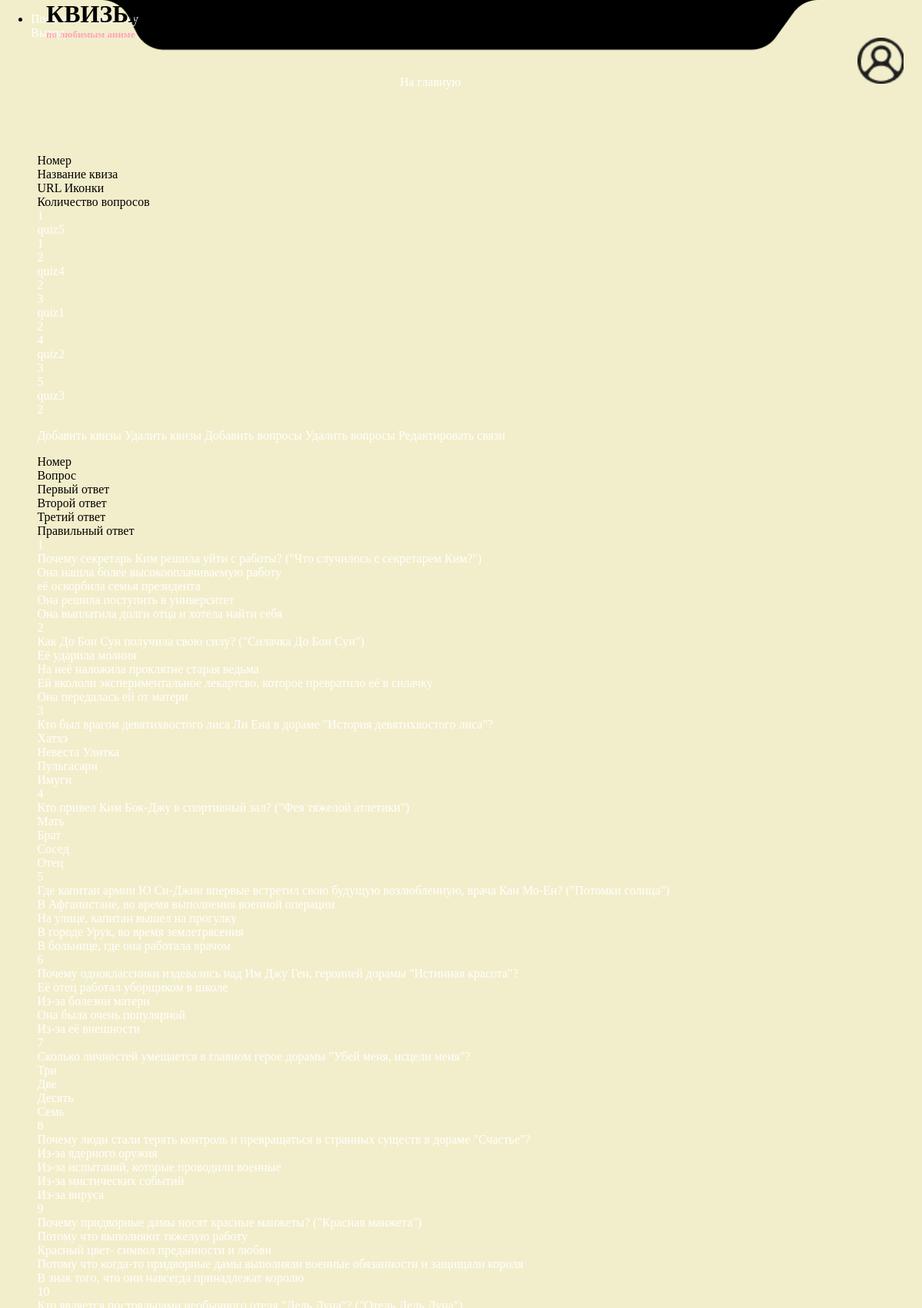
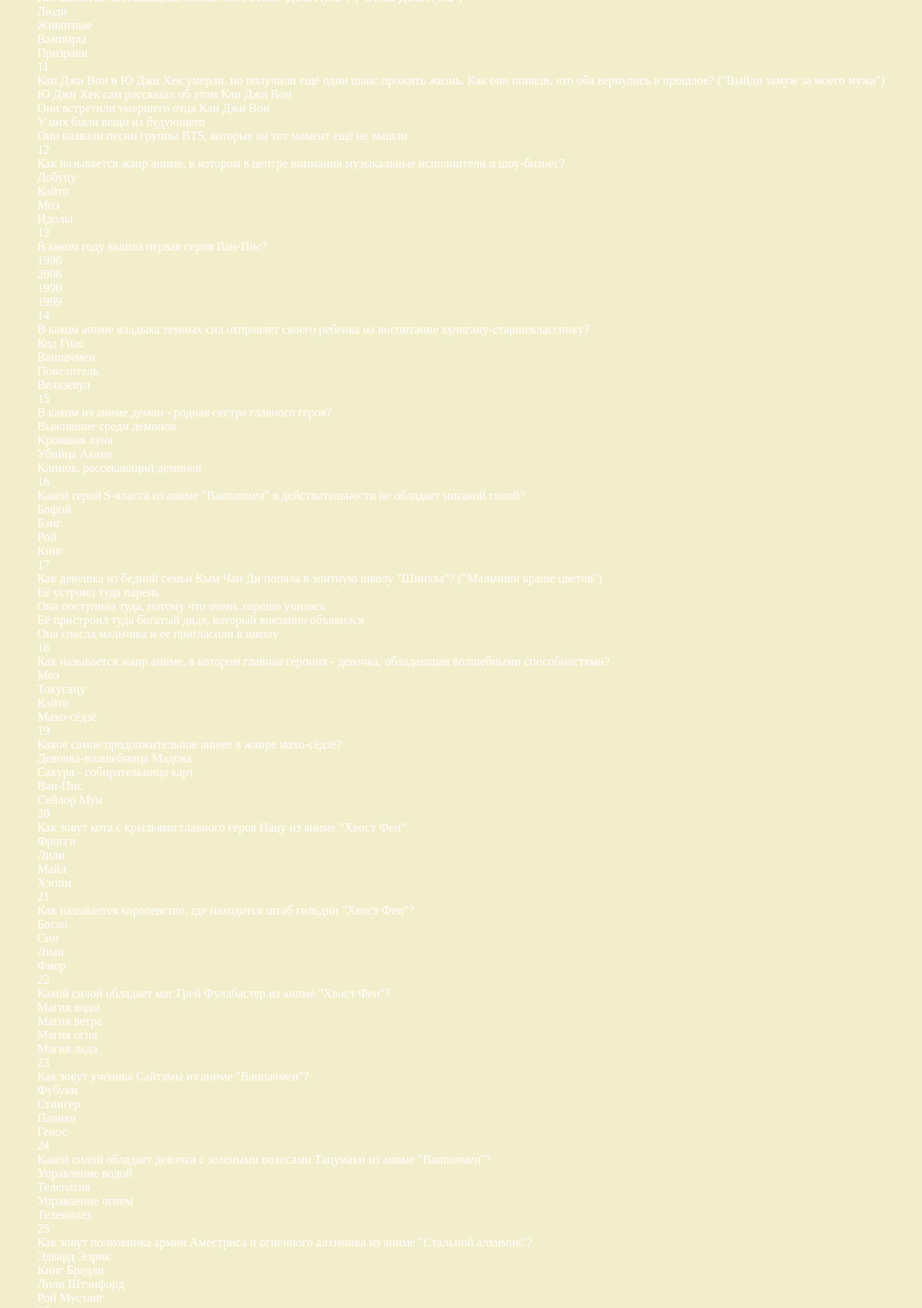
The page /reda/ (signed in, upper part) on the database its author committed (2 pictures, top to bottom).
### models.py (models this page shows, shortened)
class Quiz(db.Model):
    id = db.Column(db.Integer, primary_key=True, autoincrement=True)
    name = db.Column(db.String(30))
    icon = db.Column(db.String(100))
    user_id = db.Column(db.Integer, db.ForeignKey('user.id'))

class Question(db.Model):
    id = db.Column(db.Integer, primary_key=True)
    quest = db.Column(db.String(100))
    answer1 = db.Column(db.String())
    answer2 = db.Column(db.String())
    answer3 = db.Column(db.String())
    answer_r = db.Column(db.String())
    quiz = db.relationship('Quiz', secondary=quiz_question, backref='question')

### main_flask.py (the view, shortened to what this page needs)
    @app.route('/reda/', methods=['POST', 'GET'])
    def reda():
        if session['user_admin']:
            if request.method == 'GET':
                questions = Question.query.all()
                quizes = Quiz.query.all()
                return render_template('reda.html', quizes=quizes, questions=questions, len=len)

### templates/reda.html (shortened to what this page needs)
{% extends 'base.html' %}
{% block content %}
<div class="tables">
    <div class="quizes_table">
        <div class="column">
            <div class="row">Номер</div>
            <div class="row">Название квиза</div>
            <div class="row">URL Иконки</div>
            <div class="row">Количество вопросов</div>
        </div>
        {% for quiz in quizes %}
            <a href="/edit_quize/{{quiz.id}}/" style="display:block;">
                <div class="column">
                    <div class="row"> {{quiz.id}}</div>
                    <div class="row">{{quiz.name}}</div>
                    <div class="row">{{len(quiz.question)}}</div>
                </div>
            </a>
        {% endfor %}
    </div>
        <a href="#add_quize">Добавить квизы</a>
        <a href="#delete_quize">Удалить квизы</a>
        <a href="#add_question">Добавить вопросы</a>
        <a href="#delete_question">Удалить вопросы</a>
        <a href="/quiz_question/">Редактировать связи</a>
    <div class="questions_table">
        <div class="column">
            <div>Номер</div>
            <div>Вопрос</div>
            <div>Первый ответ</div>
            <div>Второй ответ</div>
            <div>Третий ответ</div>
            <div>Правильный ответ</div>
        </div>
        {% for question in questions %}
            <a href="/edit_question/{{question.id}}/">
                <div class="column">
                    <div>{{question.id}}</div>
                    <div>{{question.quest}}</div>
                    <div>{{question.answer1}}</div>
                    <div>{{question.answer2}}</div>
                    <div>{{question.answer3}}</div>
                    <div>{{question.answer_r}}</div>
                </div>
            </a>
        {% endfor %}
    </div>
</div>
{% endblock %}

### static/css/main.css (style rules this page uses)
body { background: black; margin: 0px; width: 100vw; min-height: 100vh; background: #F2EECB; width: 100vw; display: flex; flex-direction: column; }
a:-webkit-any-link { color: white; text-decoration: none; }

### rows shown on the page
Quiz: id "1", name "quiz5", question "1"
Quiz: id "2", name "quiz4", question "2"
Quiz: id "3", name "quiz1", user "2"
Quiz: id "4", name "quiz2", user "3"
Quiz: id "5", name "quiz3", question "2"
Question: id "1", quest "Почему секретарь Ким решила уйти с работы? (\"Что случилось с секретарем Ким?\")", answer1 "Она нашла более высокооплачиваемую работу", answer2 "её оскорбила семья президента", answer3 "Она решила поступить в университет", answer_r "Она выплатила долги отца и хотела найти себя"
Question: id "2", quest "Как До Бон Сун получила свою силу? (\"Силачка До Бон Сун\")", answer1 "Её ударила молния", answer2 "На неё наложила проклятие старая ведьма", answer3 "Ей вкололи экспериментальное лекартсво, которое превратило её в силачку", answer_r "Она передалась ей от матери"
Question: id "3", quest "Кто был врагом девятихвостого лиса Ли Ена в дораме \"История девятихвостого лиса\"?", answer1 "Хатхэ", answer2 "Невеста Улитка", answer3 "Пульгасари", answer_r "Имуги"
Question: id "4", quest "Кто привел Ким Бок-Джу в спортивный зал? (\"Фея тяжелой атлетики\")", answer1 "Мать", answer2 "Брат", answer3 "Сосед", answer_r "Отец"
Question: id "5", quest "Где капитан армии Ю Си-Джин впервые встретил свою будущую возлюбленную, врача Кан Мо-Ен? (\"Потомки солнца\")", answer1 "В Афганистане, во время выполнения военной операции", answer2 "На улице, капитан вышел на прогулку", answer3 "В городе Урук, во время землетрясения", answer_r "В больнице, где она работала врачом"
Question: id "6", quest "Почему одноклассники издевались над Им Джу Ген, героиней дорамы \"Истинная красота\"?", answer1 "Её отец работал уборщиком в школе", answer2 "Из-за болезни матери", answer3 "Она была очень популярной", answer_r "Из-за её внешности"
Question: id "7", quest "Сколько личностей умещается в главном герое дорамы \"Убей меня, исцели меня\"?", answer1 "Три", answer2 "Две", answer3 "Десять", answer_r "Семь"
Question: id "8", quest "Почему люди стали терять контроль и превращаться в странных существ в дораме \"Счастье\"?", answer1 "Из-за ядерного оружия", answer2 "Из-за испытаний, которые проводили военные", answer3 "Из-за мистических событий", answer_r "Из-за вируса"
Question: id "9", quest "Почему придворные дамы носят красные манжеты? (\"Красная манжета\")", answer1 "Потому что выполняют тяжелую работу", answer2 "Красный цвет- символ преданности и любви", answer3 "Потому что когда-то придворные дамы выполняли военные обязанности и защищали короля", answer_r "В знак того, что они навсегда принадлежат королю"
Question: id "10", quest "Кто является постояльцами необычного отеля \"Дель Луна\"? (\"Отель Дель Луна\")", answer1 "Люди", answer2 "Животные", answer3 "Вампиры", answer_r "Призраки"
Question: id "11", quest "Кан Джи Вон и Ю Джи Хек умерли, но получили ещё один шанс прожить жизнь. Как они поняли, что оба вернулись в прошлое? (\"Выйди замуж за моего мужа\")", answer1 "Ю Джи Хек сам рассказал об этом Кан Джи Вон", answer2 "Они встретили умершего отца Кан Джи Вон", answer3 "У них были вещи из будующего", answer_r "Они назвали песни группы BTS, которые на тот момент ещё не вышли"
Question: id "12", quest "Как называется жанр аниме, в котором в центре внимания музыкальные исполнители и шоу-бизнес?", answer1 "Добуцу", answer2 "Кайто", answer3 "Моэ", answer_r "Идолы"
Question: id "13", quest "В каком году вышла первая серия Ван-Пис?", answer1 "1996", answer2 "2006", answer3 "1990", answer_r "1999"
Question: id "14", quest "В каком аниме владыка темных сил отправлет своего ребенка на воспитание хулигану-старшекласснику?", answer1 "Код Гиас", answer2 "Ванпачмен", answer3 "Повелитель", answer_r "Вельзевул"
Question: id "15", quest "В каком из аниме демон - родная сестра главного героя?", answer1 "Выжившие среди демонов", answer2 "Кровавая луна", answer3 "Убийца Акаме", answer_r "Клинок, рассекающий демонов"
Question: id "16", quest "Какой герой S-класса из аниме \"Ванпачмен\" в действительности не обладает никакой силой?", answer1 "Бофой", answer2 "Бэнг", answer3 "Рой", answer_r "Кинг"
Question: id "17", quest "Как девушка из бедной семьи Кым Чан Ди попала в элитную школу \"Шинхва\"? (\"Мальчики краше цветов\")", answer1 "Её устроил туда парень", answer2 "Она поступила туда, потому что очень хорошо училась", answer3 "Её пристроил туда богатый дядя, который внезапно объявился", answer_r "Она спасла мальчика и её пригласили в школу"
Question: id "18", quest "Как называется жанр аниме, в котором главная героиня - девочка, обладающая волшебными способностями?", answer1 "Моэ", answer2 "Токусацу", answer3 "Кайто", answer_r "Махо-сёдзё"
Question: id "19", quest "Какое самое продолжительное аниме в жанре махо-сёдзё?", answer1 "Девочка-волшебница Мадока", answer2 "Сакура - собирательница карт", answer3 "Ван-Пис", answer_r "Сейлор Мун"
Question: id "20", quest "Как зовут кота с крыльями главного героя Нацу из аниме \"Хвост Феи\"", answer1 "Фрогги", answer2 "Лили", answer3 "Майл", answer_r "Хэппи"
Question: id "21", quest "Как называется королевство, где находится штаб гильдии \"Хвост Феи\"?", answer1 "Боско", answer2 "Син", answer3 "Лиан", answer_r "Фиор"
Question: id "22", quest "Какой силой обладает маг Грей Фуллбастер из аниме \"Хвост Феи\"?", answer1 "Магия воды", answer2 "Магия ветра", answer3 "Магия огня", answer_r "Магия льда"
Question: id "23", quest "Как зовут ученика Сайтамы из аниме \"Ванпачмен\"?", answer1 "Фубуки", answer2 "Стингер", answer3 "Планко", answer_r "Генос"
Question: id "24", quest "Какой силой обладает девочка с зелеными волосами Тацумаки из аниме \"Ванпачмен\"?", answer1 "Управление водой", answer2 "Телепатия", answer3 "Управление огнем", answer_r "Телекинез"
Question: id "25", quest "Как зовут полковника армии Аместриса и огненного алхимика из аниме \"Стальной алхимик\"?", answer1 "Эдвард Элрик", answer2 "Кинг Бредли", answer3 "Лили Штэнфорд", answer_r "Рой Мустанг"
